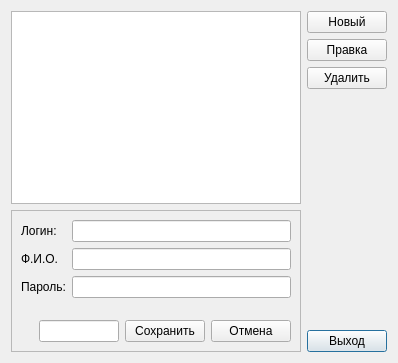
<?xml version="1.0" encoding="UTF-8"?>
<ui version="4.0">
 <class>UsersDialog</class>
 <widget class="QDialog" name="UsersDialog">
  <property name="geometry">
   <rect>
    <x>0</x>
    <y>0</y>
    <width>398</width>
    <height>363</height>
   </rect>
  </property>
  <property name="windowTitle">
   <string>Менеджер пользователей</string>
  </property>
  <layout class="QGridLayout" name="gridLayout_2">
   <item row="0" column="0" rowspan="4">
    <widget class="QTableView" name="tableView">
     <property name="editTriggers">
      <set>QAbstractItemView::NoEditTriggers</set>
     </property>
     <property name="alternatingRowColors">
      <bool>true</bool>
     </property>
     <property name="selectionBehavior">
      <enum>QAbstractItemView::SelectRows</enum>
     </property>
     <property name="sortingEnabled">
      <bool>true</bool>
     </property>
    </widget>
   </item>
   <item row="0" column="1">
    <widget class="QPushButton" name="pbNew">
     <property name="text">
      <string>Новый</string>
     </property>
     <property name="icon">
      <iconset resource="resourse.qrc">
       <normaloff>:/images/Images/add_user.png</normaloff>:/images/Images/add_user.png</iconset>
     </property>
     <property name="iconSize">
      <size>
       <width>32</width>
       <height>32</height>
      </size>
     </property>
    </widget>
   </item>
   <item row="1" column="1">
    <widget class="QPushButton" name="pbEdit">
     <property name="text">
      <string>Правка</string>
     </property>
     <property name="icon">
      <iconset resource="resourse.qrc">
       <normaloff>:/images/Images/edit_user.png</normaloff>:/images/Images/edit_user.png</iconset>
     </property>
     <property name="iconSize">
      <size>
       <width>32</width>
       <height>32</height>
      </size>
     </property>
    </widget>
   </item>
   <item row="2" column="1">
    <widget class="QPushButton" name="pbDelete">
     <property name="text">
      <string>Удалить</string>
     </property>
     <property name="icon">
      <iconset resource="resourse.qrc">
       <normaloff>:/images/Images/delete_user.png</normaloff>:/images/Images/delete_user.png</iconset>
     </property>
     <property name="iconSize">
      <size>
       <width>32</width>
       <height>32</height>
      </size>
     </property>
    </widget>
   </item>
   <item row="5" column="1">
    <widget class="QPushButton" name="pbExit">
     <property name="text">
      <string>Выход</string>
     </property>
     <property name="icon">
      <iconset resource="resourse.qrc">
       <normaloff>:/images/Images/exit.png</normaloff>:/images/Images/exit.png</iconset>
     </property>
     <property name="iconSize">
      <size>
       <width>32</width>
       <height>32</height>
      </size>
     </property>
     <property name="autoDefault">
      <bool>true</bool>
     </property>
     <property name="default">
      <bool>true</bool>
     </property>
     <property name="flat">
      <bool>false</bool>
     </property>
    </widget>
   </item>
   <item row="4" column="0" rowspan="2">
    <widget class="QFrame" name="frameMapper">
     <property name="frameShape">
      <enum>QFrame::StyledPanel</enum>
     </property>
     <property name="frameShadow">
      <enum>QFrame::Raised</enum>
     </property>
     <layout class="QGridLayout" name="gridLayout">
      <item row="0" column="0" colspan="4">
       <layout class="QFormLayout" name="formLayout">
        <item row="0" column="0">
         <widget class="QLabel" name="label">
          <property name="text">
           <string>Логин:</string>
          </property>
         </widget>
        </item>
        <item row="0" column="1">
         <widget class="QLineEdit" name="leLogin"/>
        </item>
        <item row="1" column="0">
         <widget class="QLabel" name="label_2">
          <property name="text">
           <string>Ф.И.О.</string>
          </property>
         </widget>
        </item>
        <item row="1" column="1">
         <widget class="QLineEdit" name="leFIO"/>
        </item>
        <item row="2" column="0">
         <widget class="QLabel" name="label_3">
          <property name="text">
           <string>Пароль:</string>
          </property>
         </widget>
        </item>
        <item row="2" column="1">
         <widget class="QLineEdit" name="lePass"/>
        </item>
       </layout>
      </item>
      <item row="1" column="0">
       <spacer name="horizontalSpacer">
        <property name="orientation">
         <enum>Qt::Horizontal</enum>
        </property>
        <property name="sizeHint" stdset="0">
         <size>
          <width>40</width>
          <height>20</height>
         </size>
        </property>
       </spacer>
      </item>
      <item row="1" column="3">
       <widget class="QPushButton" name="pbCancel">
        <property name="text">
         <string>Отмена</string>
        </property>
       </widget>
      </item>
      <item row="1" column="2">
       <widget class="QPushButton" name="pbSave">
        <property name="text">
         <string>Сохранить</string>
        </property>
       </widget>
      </item>
      <item row="1" column="1">
       <widget class="QLineEdit" name="lineEditIsAktive">
        <property name="enabled">
         <bool>true</bool>
        </property>
       </widget>
      </item>
     </layout>
    </widget>
   </item>
   <item row="3" column="1" rowspan="2">
    <spacer name="verticalSpacer">
     <property name="orientation">
      <enum>Qt::Vertical</enum>
     </property>
     <property name="sizeHint" stdset="0">
      <size>
       <width>20</width>
       <height>40</height>
      </size>
     </property>
    </spacer>
   </item>
  </layout>
 </widget>
 <tabstops>
  <tabstop>pbNew</tabstop>
  <tabstop>pbEdit</tabstop>
  <tabstop>pbDelete</tabstop>
  <tabstop>pbExit</tabstop>
  <tabstop>tableView</tabstop>
 </tabstops>
 <resources>
  <include location="resourse.qrc"/>
 </resources>
 <connections/>
</ui>
